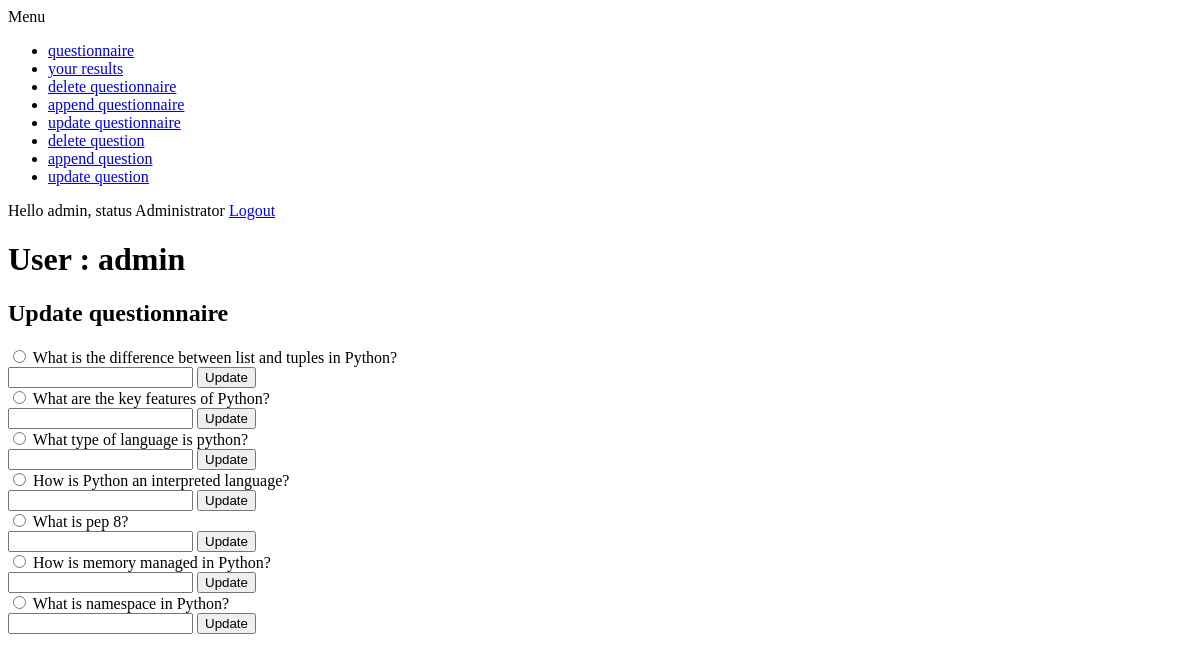
The page /api/update-question/ (signed in) on the database its author committed.
### api/models.py (models this page shows)
class Question(models.Model):
    questionnaire = models.ForeignKey(Questionnaire, on_delete=models.CASCADE)
    question_text = models.CharField(max_length=200)
    pub_date = models.DateTimeField(auto_now_add=True)
    is_active = models.BooleanField(default=True)

### api/views.py (the view, shortened to what this page needs)
# urls.py: path('update-question/', QuestionUpdateView.as_view(), name='update_q'),
class QuestionUpdateView(ListCreateAPIView):
    renderer_classes = [TemplateHTMLRenderer]
    permission_classes = (IsAuthenticated, IsAdminUser,)
    template_name = 'account/question_update_admin.html'
    def get(self, request, *args, **kwargs):
        question_items = Question.objects.all()
        return render(request, self.template_name, {'question_items': question_items})

### templates/account/question_update_admin.html (shortened to what this page needs)
{% extends "base.html" %}
{% block content %}
<h1>User : {{ user }} </h1>
<h2>Update questionnaire</h2>
{% for item in question_items %}
<form action="{% url 'api:update_param_q' item.id  %}" method="post">
    <input type="radio" name="choice" id="choice{{ forloop.counter }}" value="{{ item.id }}">
    <label for="choice{{ forloop.counter }}">{{ item.question_text }}</label><br>
    <input type="text" name="new_name" id="new_name{{ forloop.counter }}" value="">
    <input type="submit" value="Update">
</form>
    {% endfor %}
{% endblock %}

### templates/base.html (shortened to what this page needs)
{% load staticfiles %}
<!DOCTYPE html>
<html>
<head>
    <link href='{% static "css/base.css" %}' rel="stylesheet">
</head>
<body>
<div id="header">
    <span class="logo">Menu</span>
    {% if request.user.is_authenticated %}
    <ul class="menu">
        <li {% if section == "questionnaire" %}class="selected"{% endif %}>
        <a href="/api/all-questionnaire/">questionnaire</a>
        </li>
        <li {% if section == "results" %}class="selected"{% endif %}>
        <a href="/api/all-results/">your results</a>
        </li>
        {% if request.user.is_staff %}
        <li {% if section == "delete" %}class="selected"{% endif %}>
        <a href="/api/get-questionnaire/">delete questionnaire</a>
        </li>
        <li {% if section == "append" %}class="selected"{% endif %}>
        <a href="/api/append-questionnaire/">append questionnaire</a>
        </li>
        <li {% if section == "update" %}class="selected"{% endif %}>
        <a href="/api/update-questionnaire/">update questionnaire</a>
        </li>
        <li {% if section == "delete_question" %}class="selected"{% endif %}>
        <a href="/api/get-question/">delete question</a>
        </li>
        <li {% if section == "append_question" %}class="selected"{% endif %}>
        <a href="/api/append-question/">append question</a>
        </li>
        <li {% if section == "update_question" %}class="selected"{% endif %}>
        <a href="/api/update-question/">update question</a>
        </li>
        {% endif %}
    </ul>
    {% endif %}
    <span class="user">
        {% if request.user.is_authenticated %}
        Hello {{ user.get_username }},
        {% if request.user.is_staff %}
        status Administrator
        {% endif %}
        <a href='{% url "logout" %}'>Logout</a>
        {% else %}
        <a href='{% url "login" %}'>Log-in</a>
        {% endif %}
    </span>
</div>
<div id="content">
    {% block content %}
    {% endblock %}
</div>
</body>
</html>

### rows shown on the page
Question: question_text "What is the difference between list and tuples in Python?"
Question: question_text "What are the key features of Python?"
Question: question_text "What type of language is python?"
Question: question_text "How is Python an interpreted language?"
Question: question_text "What is pep 8?"
Question: question_text "How is memory managed in Python?"
Question: question_text "What is namespace in Python?"

### other values the page prints
{{ user.get_username }} "admin"
{{ user }} "admin"
